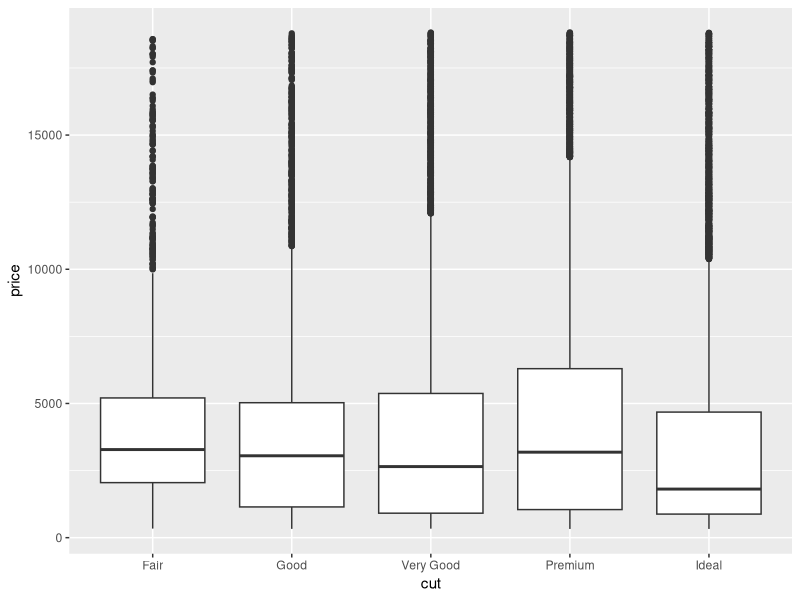

This figure's R source:
## ---- chunk 1
library(tidyverse)
## ---- chunk 2
diamonds %>% 
  ggplot(aes(x = cut, y = price)) +
  geom_boxplot()
